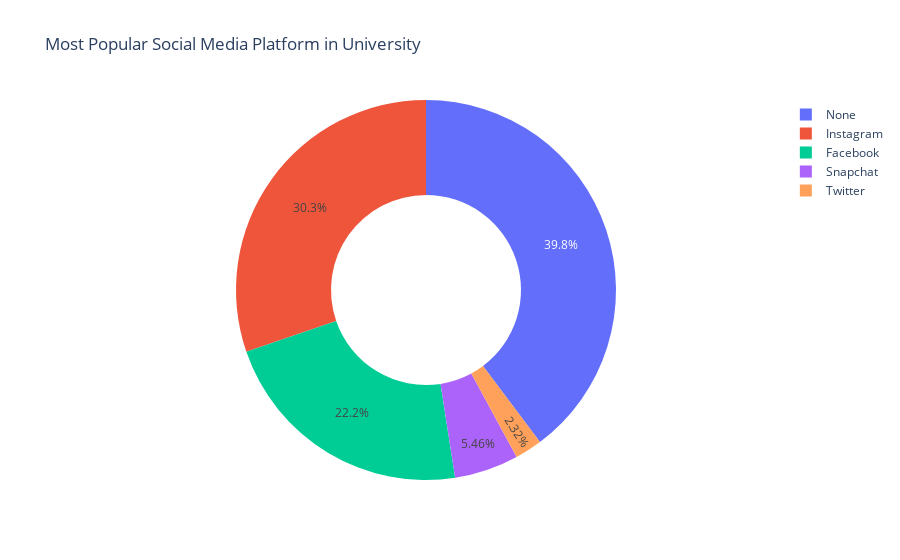

The notebook cell this image was saved under:
### Code cell
import pandas as pd
import numpy as np
import matplotlib.pyplot as plt
import seaborn as sns
import plotly.graph_objects as go
import os

# Load the dataset
df = pd.read_csv('https://query.data.world/s/kqie3njk5bv6yvtbgd4ss2dkbc6vml?dws=00000')

df.rename(columns = {   'Question': 'question', 'Segment Type': 'segment_type'
                        ,'Segment Description': 'segment_description', 'Answer': 'answer',
                        'Count': 'count', 'Percentage': 'percent'}, inplace = True)

# total Facebook users in University
Uni_face = sum(df[(df.segment_type == 'University') & (df.answer == 'Facebook')]['count'])

# total Instagram users in University
Uni_ins = sum(df[(df.segment_type == 'University') & (df.answer == 'Instagram')]['count'])

# total Snapchat users in University
Uni_snap = sum(df[(df.segment_type == 'University') & (df.answer == 'Snapchat')]['count'])

# total Twitter users in University
Uni_twi = sum(df[(df.segment_type == 'University') & (df.answer == 'Twitter')]['count'])

# total None users in University
Uni_non = sum(df[(df.segment_type == 'University') & (df.answer == 'None')]['count'])

data = [Uni_face, Uni_ins, Uni_snap, Uni_twi, Uni_non]
labels = ['Facebook', 'Instagram', 'Twitter', 'Snapchat', 'None']

colors = sns.color_palette("hls", 10)

fig = go.Figure(data=[go.Pie(labels=labels, values=data, hole=.5)])
fig.update_layout(title_text='Most Popular Social Media Platform in University')
fig.show()

### Figure 1 — Plotly figure (JSON) as saved in the notebook; plotly's stock layout.template omitted (floating-point values rounded to 4 significant figures)
{"data": [{"hole": 0.5, "labels": ["Facebook", "Instagram", "Twitter", "Snapchat", "None"], "type": "pie", "values": [353, 482, 37, 87, 633]}], "layout": {"title": {"text": "Most Popular Social Media Platform in University"}}}
